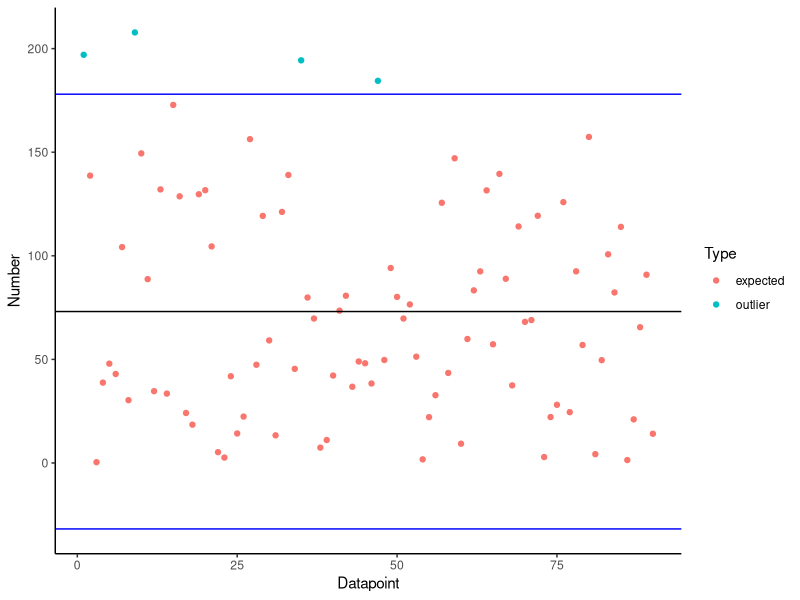
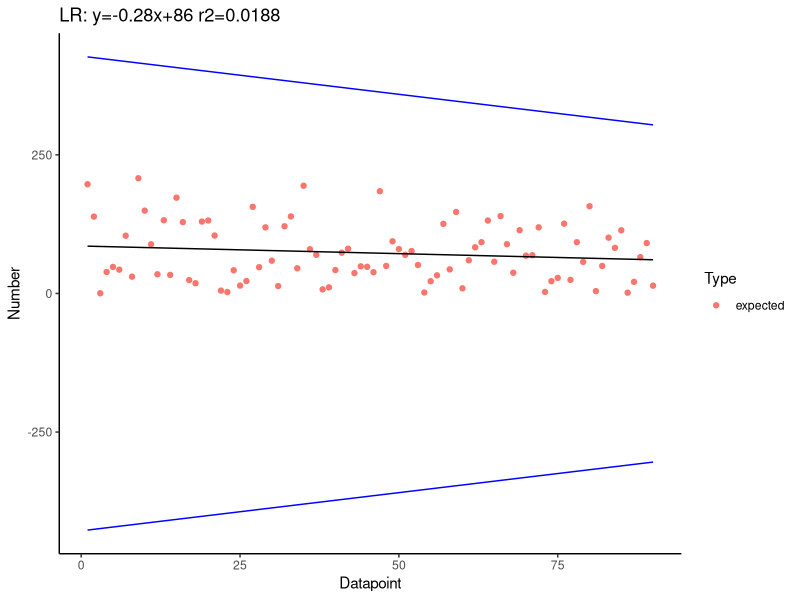
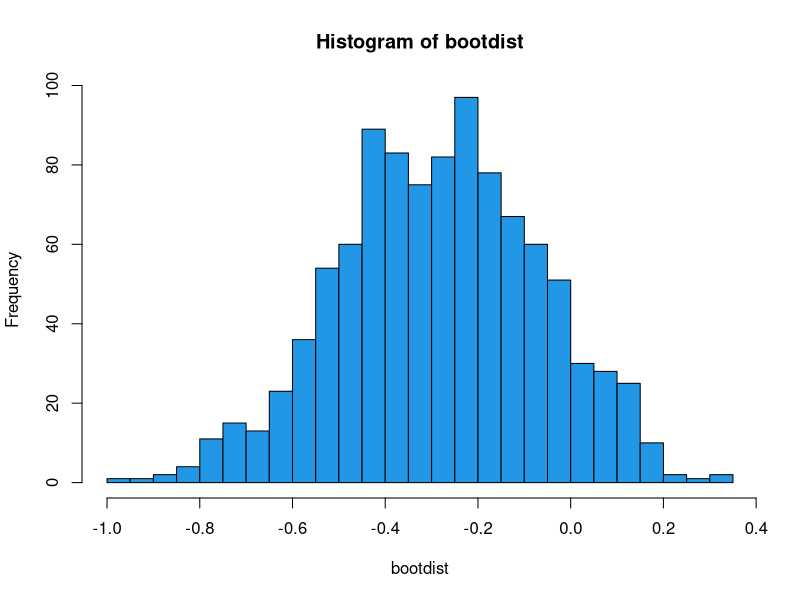
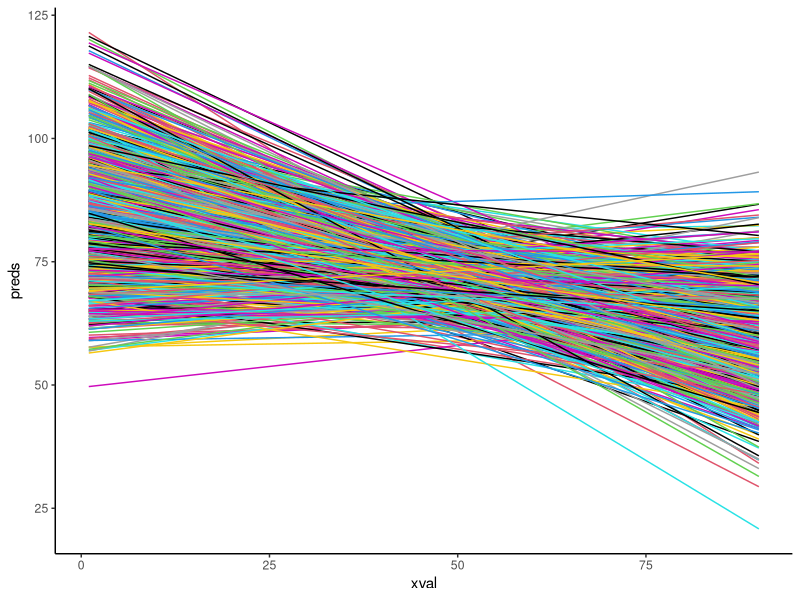
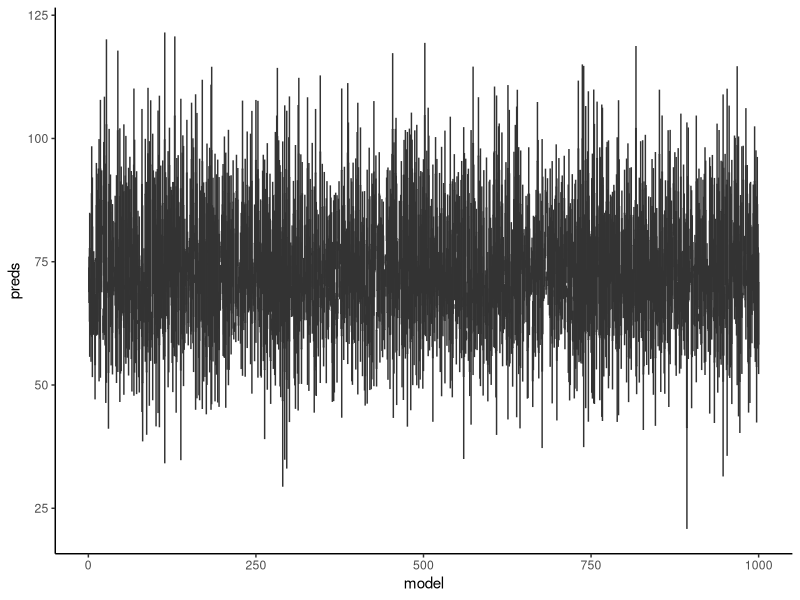
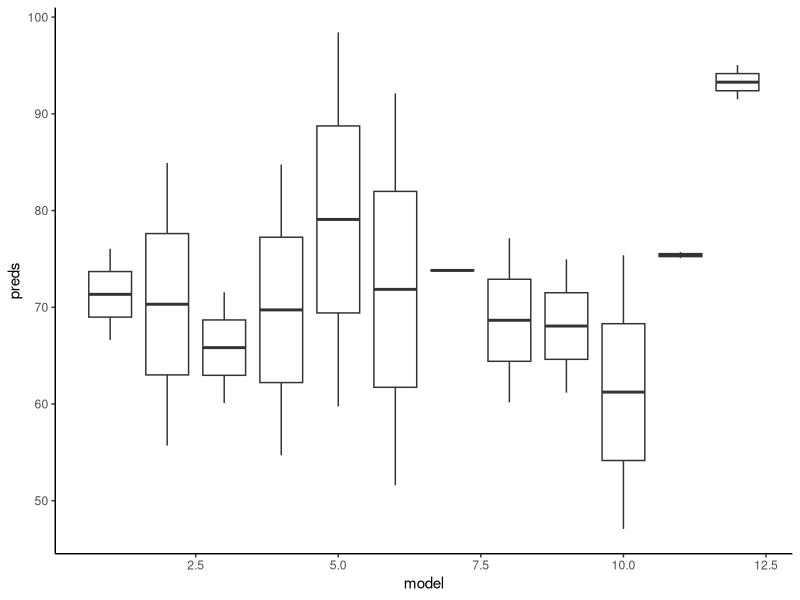
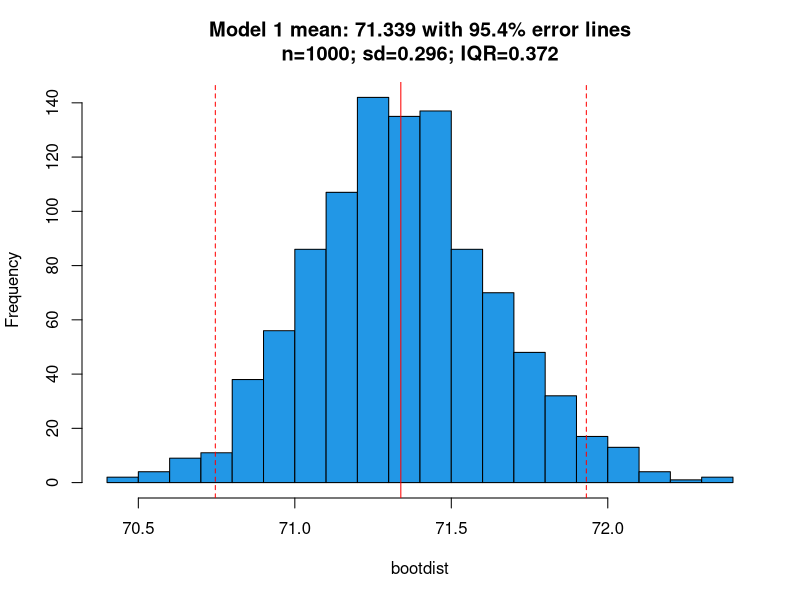
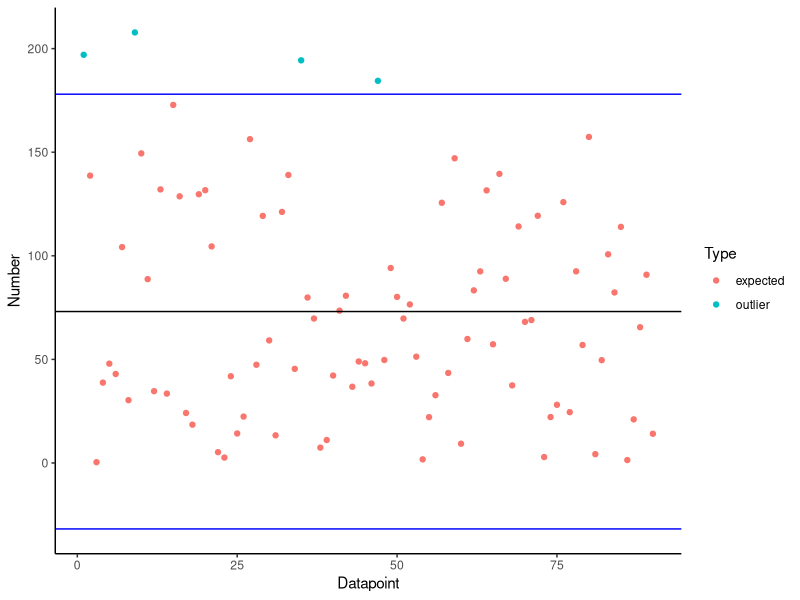

Write the R code that produced these figures, in order. (Note: this script raises an error after producing the figures.)
library(dplyr)
library(ggplot2)

gc()

output_folder <- "C:\\Users\\kelvi\\Desktop\\outliers\\"

# check output folder exists
if (!file.exists(paste(output_folder,sep=""))){
  dir.create(file.path(paste(output_folder,sep="")), recursive=TRUE) # recursive to also build any sub-folders
}

dat <- abs(rnorm(90))

df <- data.frame(data=dat)
df$dat <- df$dat * 1e2

mean <- mean(df$dat)
sd <- sd(df$dat)

df$chk <- ifelse(df$dat < (mean-(2*sd)), "outlier",
                 ifelse(df$dat > (mean+(2*sd)), "outlier", "expected"))

df$xdata <- as.numeric(rownames(df))

# graph this data
ggplot(df, aes(df$xdata, df$dat, color=df$chk))+
  geom_point()+
  geom_hline(yintercept=mean)+
  geom_hline(yintercept=(mean+(2*sd)), color="blue")+
  geom_hline(yintercept=(mean-(2*sd)), color="blue")+
  theme_classic()+
  labs(x="Datapoint", y="Number", color="Type")

ggsave(paste(output_folder,"1data_ggplot.png",sep=""), width=30, height=15, units="cm")

################################################################################

# linear regression and outlier
lm1 <- lm(dat ~ xdata, data=df)

# lm1 model #############################################
a = format(unname(coef(lm1)[1]), digits = 2) # intercept
b = format(unname(coef(lm1)[2]), digits = 2) # bx term
r2 = format(summary(lm1)$r.squared, digits = 3) # r-squared

dat_tst <- data.frame(xdata=df$xdata)

# fit to df
mdl_preds <- predict(lm1, newdata=dat_tst)

# compare to actual data
df$exp <- mdl_preds

df$exp_val <- ifelse(df$dat < (df$exp*(-5)), "outlier",
                     ifelse(df$dat > (df$exp*(5)), "outlier", "expected"))

# get mape, mae, rmse
mdl_mape <- mean(abs((df$dat-df$exp)/df$dat)) * 100

mdl_mae <- mean(abs((df$dat-df$exp)))

mdl_rmse <- sqrt(mean(abs((df$dat - df$exp)^2)))

# graph this
ggplot(df, aes(xdata, dat, color=exp_val))+
  geom_point()+
  geom_line(aes(df$xdata,df$exp), color="black")+
  geom_line(aes(df$xdata,abs(df$exp)*5), color="blue")+
  geom_line(aes(df$xdata,-(df$exp)*5), color="blue")+
  theme_classic()+
  labs(x="Datapoint", y="Number", title=paste("LR: ", "y=",b,"x+",a," r2=",r2,sep=""), color="Type")

ggsave(paste(output_folder,"2data_ggplot.png",sep=""), width=30, height=15, units="cm")

################################################################################

# credit to https://stackoverflow.com/questions/74295914/bootstrap-distribution-of-slope-on-linear-regression

# make a bootstrap of the model (automatic method)
library(boot)

boot_coef <- function(df, idx) {
  x <- df[ idx, 'xdata' ]
  y <- df[ idx, 'dat' ]
  lm.out <- lm(y ~ x)
  coef(lm.out)[[ 2 ]]
}

bs <- boot(data = df, statistic = boot_coef, R = 999)
print(bs)
bs.ci <- boot.ci(boot.out = bs)
print(bs.ci)

#########################

# alternative bootstrap of model (manual method)

FUN <- \() {
  i <- sample(seq_len(length(df$xdata)), replace=TRUE)
  y <- df$dat[i]
  x <- df$xdata[i]
  lm(y ~ x)$coefficients
  #predict(lm, newdata=dat_tst)
}

set.seed(42)
r <- t(replicate(1e3, FUN()))

head(r, 3)

bootdist <- r[, 'x']

head(bootdist)

hist(bootdist, 'FD', col=4)

# for each model coefficents created, predict new values
df_r <- data.frame(r)

bs_res <- list()
for (i in 1:nrow(df_r)){
  intercept <- df_r[[i,1]]
  xval <- df_r[[i,2]]
  
  lm1$coefficients[1:2] <- c(intercept, xval)
  print(coef(lm1))
  vals <- predict(lm1, newdata=dat_tst)
  dff <- data.frame(model=i,preds=vals)
  dff$xval <- seq.int(nrow(dff))
  bs_res[[i]] <- dff
}

bs_df <- do.call(rbind, bs_res)

relative_jitter <- function(x){
  # if length is 0 return x
  if(length(x) == 0)
    return(x)
  
  # check if is numeric
  if(!is.numeric(x))
    stop("'x' must be numeric")
  
  # get range of values of x
  z <- max(x)-min(x)
  
  # get range of values to highest power of 10
  d <- unique(round(x,3-floor(log10(z))))/10
  
  amount <- 1/5*abs(d)
  
  x1 <- abs(x + stats::runif(n=length(x), min=-amount, max=amount))
  #return (x1)
}

# base r colour gradient - function from https://stackoverflow.com/questions/13353213/gradient-of-n-colors-ranging-from-color-1-and-color-2
color.gradient <- function(x, colors=c("purple", "yellow", "red"), 
                           colsteps=100) {
  return(colorRampPalette(colors)(colsteps)[
    findInterval(x, seq(min(x,na.rm = TRUE), max(x, na.rm = TRUE), length.out=colsteps))
  ])
}

# graph these models
ggplot(bs_df, aes(x=xval,y=preds, group=model))+
  geom_line(color=bs_df$model)+
  theme_classic()

ggsave(paste(output_folder,"3data_ggplot.png",sep=""), width=30, height=15, units="cm")

# boxplot of models
ggplot(bs_df, aes(x=model,y=preds, group=model))+
  geom_boxplot()+
  theme_classic()

ggsave(paste(output_folder,"4data_ggplot.png",sep=""), width=30, height=15, units="cm")

# boxplot of models - top 100
ggplot(bs_df[1:1000,], aes(x=model,y=preds, group=model))+
  geom_boxplot()+
  theme_classic()

ggsave(paste(output_folder,"4data_top100_ggplot.png",sep=""), width=30, height=15, units="cm")

################################################################################

# from the lm model predictions, create a bootstrap histogram of the expected means

# credit to https://bookdown.org/jgscott/DSGI/the-bootstrap.html

# get unique model number
unq_mdl <- unique(bs_df$model)[1:5] # limit to first 5

for (mdl in unq_mdl) {
  bs_df_tst <- bs_df |> filter(model == mdl)
  
  mean_val <- mean(bs_df_tst$preds)
  
  # bootstrap the mean values
  FUN <- \() {
    i <- sample(seq_len(length(bs_df_tst$model)), replace=TRUE)
    x <- mean(bs_df_tst$preds[i])
    
  }
  
  set.seed(42)
  r <- t(replicate(1e3, FUN()))
  
  head(r, 3)
  
  bootdist <- r#[, 'x']
  
  # create df of this for geom_histogram
  df_hist <- data.frame(t(bootdist))
  
  # get standard error (68%)
  sd_err <- sd(df_hist$t.bootdist.)
  
  # get standard error (95%)
  sd_err_95 <- 2* sd(df_hist$t.bootdist.)
  
  # get confidence interval
  #conf_int <- confint(df_hist, level=0.95)
  
  # determine how many values fall within this range
  val_count <- df_hist |>
    filter(t.bootdist. > mean_val - sd_err & t.bootdist. < mean_val + sd_err)
  
  val_count_95 <- df_hist |>
    filter(t.bootdist. > mean_val - sd_err_95 & t.bootdist. < mean_val + sd_err_95)
  
  # as pct
  pct_val_count <- round((nrow(val_count)/nrow(df_hist))*100,3)
  pct_val_count_95 <- round((nrow(val_count_95)/nrow(df_hist))*100,3)
  
  graph_title <- paste("Model ",mdl," mean: ",round(mean_val,3)," with ", pct_val_count_95, "% error lines",
                       "\nn=",length(bootdist),"; sd=",round(sd_err,3),"; IQR=",round(IQR(df_hist$t.bootdist.),3),sep="")
  
  # create histogram of this data - base R
  plot.new()
  hist(bootdist, 'FD', col=4, main=graph_title, bty = "l")
  abline(v=(mean_val),lty=1,col="red")
  abline(v=(mean_val+sd_err_95),lty=2,col="red")
  abline(v=(mean_val-sd_err_95),lty=2,col="red")
  dev.copy(png, filename=paste(output_folder,"model_",mdl,"_hist.png",sep=""), width=30, height=15, units="cm", res=300)
  dev.off()
  
  # create boxplot - base R
  plot.new()
  boxplot(bootdist, notch = TRUE, horizontal = TRUE, main=graph_title)
  dev.copy(png, filename=paste(output_folder,"model_",mdl,"_boxplot.png",sep=""), width=30, height=15, units="cm", res=300)
  dev.off()
  
  # create scatterplot like dotchart - base R
  ff <- mapply(relative_jitter,bootdist)
  plot.new()
  plot(ff, pch=19, cex=1, col=color.gradient(ff), xlab="", ylab="", main=graph_title, bty = "l")
  abline(h=(mean_val),lty=1,col="red")
  abline(h=(mean_val+sd_err_95),lty=2,col="red")
  abline(h=(mean_val-sd_err_95),lty=2,col="red")
  dev.copy(png, filename=paste(output_folder,"model_",mdl,"_scatter_like_dotchart.png",sep=""), width=30, height=15, units="cm", res=300)
  dev.off()
  
  # create scatterplot like dotchart - base R
  ff <- mapply(relative_jitter,bootdist)
  plot.new()
  plot(x=ff, y=1:length(ff), pch=19, cex=1, col=color.gradient(ff), xlab="", ylab="", main=graph_title, bty = "l")
  abline(v=(mean_val),lty=1,col="red")
  abline(v=(mean_val+sd_err_95),lty=2,col="red")
  abline(v=(mean_val-sd_err_95),lty=2,col="red")
  dev.copy(png, filename=paste(output_folder,"model_",mdl,"_scatter_like_dotchart1.png",sep=""), width=30, height=15, units="cm", res=300)
  dev.off()
  
  # create dotchart - base R
  plot.new()
  dotchart(bootdist, main=graph_title)
  abline(v=(mean_val),lty=1,col="red")
  abline(v=(mean_val+sd_err_95),lty=2,col="red")
  abline(v=(mean_val-sd_err_95),lty=2,col="red")
  dev.copy(png, filename=paste(output_folder,"model_",mdl,"_dotplot.png",sep=""), width=30, height=15, units="cm", res=300)
  dev.off()
  
  # create boxplot - base R - 10% of observations
  ten_pct <- 0.1*length(bootdist)
  plot.new()
  boxplot(bootdist[1:ten_pct], notch = TRUE, horizontal = TRUE, main=graph_title)
  abline(v=(mean_val),lty=1,col="red")
  abline(v=(mean_val+sd_err_95),lty=2,col="red")
  abline(v=(mean_val-sd_err_95),lty=2,col="red")
  dev.copy(png, filename=paste(output_folder,"model_",mdl,"_10pc_boxplot.png",sep=""), width=30, height=15, units="cm", res=300)
  dev.off()
  
  # create probability density plot - base R
  plot.new()
  hist(bootdist, freq=FALSE, col=4, main=graph_title, bty = "l")
  lines(density(bootdist), lwd=2)
  lines(density(bootdist, adj=.5), lwd=1)
  lines(density(bootdist, adj=2), lwd=1.5)
  abline(v=(mean_val),lty=1,col="red")
  abline(v=(mean_val+sd_err_95),lty=2,col="red")
  abline(v=(mean_val-sd_err_95),lty=2,col="red")
  dev.copy(png, filename=paste(output_folder,"model_",mdl,"_prob.png",sep=""), width=30, height=15, units="cm", res=300)
  dev.off()
  
  # create qq plot - base R
  plot.new()
  qqnorm(bootdist, main=graph_title, bty = "l")
  qqline(bootdist, col=4)
  dev.copy(png, filename=paste(output_folder,"model_",mdl,"_qq.png",sep=""), width=30, height=15, units="cm", res=300)
  dev.off()
  
  # create log qq plot - base R
  plot.new()
  qqnorm(log(bootdist), main=graph_title, bty = "l")
  qqline(log(bootdist), col=4)
  dev.copy(png, filename=paste(output_folder,"model_",mdl,"_logqq.png",sep=""), width=30, height=15, units="cm", res=300)
  dev.off()
  
  # geom_scatter - ggplot
  ggplot(df_hist,aes(x=t.bootdist., y=t.bootdist.))+
    geom_point()+
    labs(x="Preds",y="Frequency",title=graph_title)+
    theme_classic()
  
  ggsave(paste(output_folder,"model_",mdl,"scatter_ggplot.png",sep=""), width=30, height=15, units="cm")
  
  # geom_histogram - ggplot (depending upon binwidth, bins etc. can look different due to frequency distributions)
  ggplot(df_hist,aes(x=t.bootdist.))+
    geom_histogram(binwidth=0.5, fill="blue", color="black")+
    geom_density()+
    geom_vline(xintercept=mean_val+sd_err_95,color="red")+ # sd error lines
    geom_vline(xintercept=mean_val-sd_err_95,color="red")+ # sd error lines
    labs(x="Preds",y="Frequency",title=graph_title)+
    theme_classic()
  
  ggsave(paste(output_folder,"model_",mdl,"ggplot.png",sep=""), width=30, height=15, units="cm")
  
  ggplot(df_hist,aes(x=t.bootdist.,y=after_stat(density)))+
    geom_histogram(binwidth=0.5, fill="blue", color="black")+
    geom_density(bounds = c(1, Inf), color="black")+
    geom_vline(xintercept=mean_val+sd_err_95,color="red")+ # sd error lines
    geom_vline(xintercept=mean_val-sd_err_95,color="red")+ # sd error lines
    labs(x="Preds",y="Frequency",title=graph_title)+
    theme_classic()
  
  ggsave(paste(output_folder,"model_",mdl,"xtra_ggplot.png",sep=""), width=30, height=15, units="cm")
}
